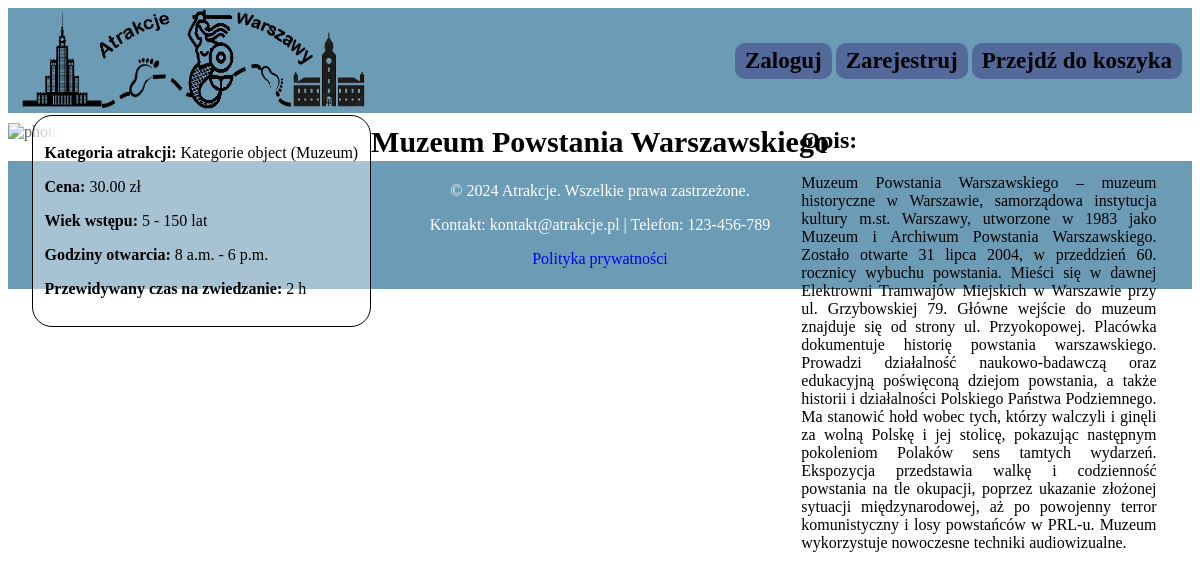
The app's page /atrakcje/2/ with its own data.
### mainapp/models.py (models this page shows, shortened)
class Atrakcja(models.Model):
    nazwa_atrakcji = models.CharField(max_length=50, default="Atrakcja")
    opis = models.TextField(max_length=1100)
    kategoria = models.ForeignKey(Kategorie, on_delete=models.CASCADE)
    cena_podstawowa = models.DecimalField(max_digits=10, decimal_places=2, default=Decimal('0.00'))
    wiek_min = models.IntegerField()
    wiek_max = models.IntegerField()
    godzina_otwarcia = models.TimeField()
    godzina_zamkniecia = models.TimeField()
    czas_na_zwiedzanie = models.PositiveIntegerField()
    obraz = models.CharField(max_length=10000, default="")

class Kategorie(models.Model):
    nazwa_kategorii = models.CharField(max_length=50, primary_key=True)

### mainapp/views.py (the view)
# urls.py: path('atrakcje/<int:atrakcja_id>/', views.atrakcja, name='atrakcja'),
def atrakcja(request, atrakcja_id):
    logger.debug(f"Rozpoczęcie wyświetlania szczegółów atrakcji: {atrakcja_id}")
    atrakcja = get_object_or_404(Atrakcja, pk=atrakcja_id)
    obrazy = atrakcja.obraz.split(';')
    pierwszy_obraz = obrazy[0]
    logger.info(f"Załadowano szczegóły atrakcji: {atrakcja_id}")
    return render(request, 'atrakcja.html', {'atrakcja': atrakcja, 'pierwszy_obraz': pierwszy_obraz})

### mainapp/templates/atrakcja.html
{% extends 'base.html' %}
{% load static %}
{% block content %}
<link rel="stylesheet" href="{% static 'css/atrakcja.css' %}">
    <div class="atrakcja">
        <img src="{{ pierwszy_obraz }}" alt="photo" id="obraz">
        <h2 id="nazwa_atrakcji">{{ atrakcja.nazwa_atrakcji }}</h2>
        <div class="opis">
            <h2><b>Opis:</b></h2>
            <p>{{ atrakcja.opis }}</p>
        </div>
        <div class="info">
            <p><b>Kategoria atrakcji:</b> {{ atrakcja.kategoria }}</p>
            <p><b>Cena:</b> {{ atrakcja.cena_podstawowa }} zł</p>
            <p><b>Wiek wstępu:</b> {{ atrakcja.wiek_min }} - {{ atrakcja.wiek_max }} lat</p>
            <p><b>Godziny otwarcia:</b> {{ atrakcja.godzina_otwarcia }} - {{ atrakcja.godzina_zamkniecia }}</p>
            <p><b>Przewidywany czas na zwiedzanie:</b> {{ atrakcja.czas_na_zwiedzanie }} h</p>
        </div>
    </div>
{% endblock %}

### mainapp/static/css/atrakcja.css (style rules this page uses)
#obraz { width: 100%; mask-image: linear-gradient(to right, rgba(0,0,0,1) 0%, rgba(0,0,0,0) 100%); }
.atrakcja h2 { margin-top: 0; }
.opis { width: 30%; position: absolute; top: 8%; right: 2%; padding: 1%; }
.info { position: absolute; top: 8%; left: 2%; padding: 1%; border: 1px solid black; border-radius: 20px; background-color: white; background-color: rgba(255, 255, 255, 0.4); }
#nazwa_atrakcji { position: absolute; top: 2%; left: 50%; transform: translateX(-50%); padding: 1%; font-size: 30px; }

### records on screen
Atrakcja: nazwa_atrakcji "Muzeum Powstania Warszawskiego", opis "Muzeum Powstania Warszawskiego – muzeum historyczne w Warszawie, samorządowa instytucja kultury m.st. Warszawy, utworzone w 1983 jako Muzeum i Archiwum Powstania Warszawskiego. Zostało otwarte 31 lipca 2004, w przeddzień 60. rocznicy wybuchu powstania. Mieści się w dawnej Elektrowni Tramwajów Miejskich w Warszawie przy ul. Grzybowskiej 79. Główne wejście do muzeum znajduje się od strony ul. Przyokopowej. Placówka dokumentuje historię powstania warszawskiego. Prowadzi działalność naukowo-badawczą oraz edukacyjną poświęconą dziejom powstania, a także historii i działalności Polskiego Państwa Podziemnego. Ma stanowić hołd wobec tych, którzy walczyli i ginęli za wolną Polskę i jej stolicę,…", kategoria "Kategorie object (Muzeum)", cena_podstawowa "30.00", wiek_min "5", wiek_max "150", godzina_otwarcia "8 a.m.", godzina_zamkniecia "6 p.m.", czas_na_zwiedzanie "2"
